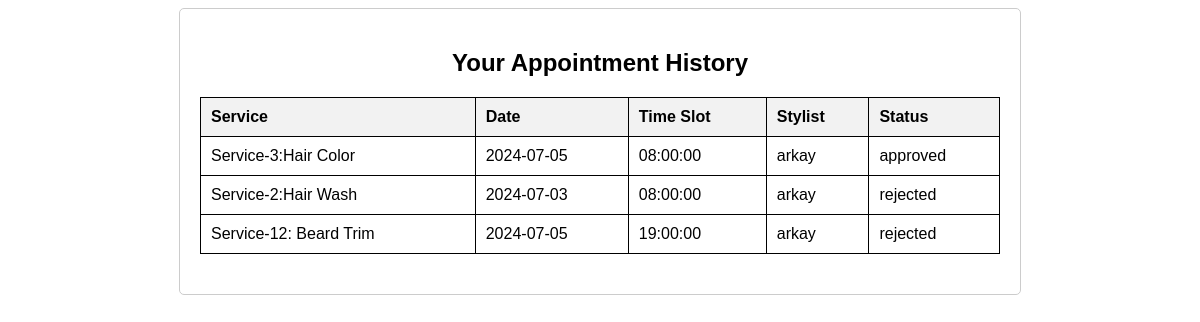
Screenshot of /e_project_saloon_management/barber-shop-template/user_appointment_history.php (signed in) with the database file from the repository.
### tables this page shows
CREATE TABLE `appointments` (
  `id` int(11) NOT NULL,
  `user_id` int(11) DEFAULT NULL,
  `user_name` varchar(100) NOT NULL,
  `stylist_id` int(11) NOT NULL,
  `user_email` varchar(100) NOT NULL,
  `service_id` varchar(255) NOT NULL,
  `appointment_date` date NOT NULL,
  `time_slot_id` int(11) DEFAULT NULL,
  `status` enum('pending','approved','rejected') DEFAULT 'pending'
);

CREATE TABLE `services` (
  `id` int(11) NOT NULL,
  `service_name` varchar(255) NOT NULL,
  `price` decimal(10,2) NOT NULL,
  `description` text DEFAULT NULL,
  `created_at` timestamp NOT NULL DEFAULT current_timestamp()
);

CREATE TABLE `time_slots` (
  `id` int(11) NOT NULL,
  `slot_time` time NOT NULL
);

CREATE TABLE `users` (
  `id` int(11) NOT NULL,
  `user_name` varchar(50) NOT NULL,
  `user_email` varchar(100) NOT NULL,
  `role` enum('admin','user','receptionist','stylist') NOT NULL,
  `user_password` varchar(400) NOT NULL,
  `created_at` timestamp NOT NULL DEFAULT current_timestamp(),
  `contact_info` varchar(255) DEFAULT NULL,
  `work_schedule` text DEFAULT NULL,
  `commission_rate` decimal(5,2) DEFAULT NULL
);

### e_project_saloon_management/barber-shop-template/user_appointment_history.php (the view, shortened to what this page needs)
<?php
include('../admin_panel/db_connection.php');
$user_id = $_SESSION['id'];
$appointments_query = "
    SELECT
        a.id,
        a.service_id,
        s.service_name,
        a.appointment_date,
        t.slot_time,
        a.status,
        u.user_name AS stylist_name
    FROM appointments a
    JOIN time_slots t ON a.time_slot_id = t.id
    JOIN services s ON a.service_id = s.id
    JOIN users u ON a.stylist_id = u.id
    WHERE a.user_id = $user_id";
$appointments_result = $conn->query($appointments_query);
?>
<!DOCTYPE html>
<html>
<head>
</head>
<body>
<div class="container">
    <h2>Your Appointment History</h2>
    <?php if ($appointments_result->num_rows > 0) { ?>
        <table>
            <tr>
                <th>Service</th>
                <th>Date</th>
                <th>Time Slot</th>
                <th>Stylist</th>
                <th>Status</th>
            </tr>
            <?php while ($appointment = $appointments_result->fetch_assoc()) { ?>
            <tr>
                <td><?= htmlspecialchars($appointment['service_name']) ?></td>
                <td><?= htmlspecialchars($appointment['appointment_date']) ?></td>
                <td><?= htmlspecialchars($appointment['slot_time']) ?></td>
                <td><?= htmlspecialchars($appointment['stylist_name']) ?></td>
                <td><?= htmlspecialchars($appointment['status']) ?></td>
            </tr>
            <?php } ?>
        </table>
    <?php } else { ?>
        <p>You don't have any appointment history.</p>
    <?php } ?>
</div>
</body>
</html>

### e_project_saloon_management/barber-shop-template/user_appointment_history.php (style rules this page uses)
body { font-family: Arial, sans-serif; }
.container { max-width: 800px; margin: auto; padding: 20px; border: 1px solid #ccc; border-radius: 5px; }
h2 { text-align: center; }
table { width: 100%; border-collapse: collapse; margin-bottom: 20px; }
table, th, td { border: 1px solid black; }
th, td { padding: 10px; text-align: left; }
th { background-color: #f2f2f2; }

### rows the page displays
appointments: service.service_name "Service-3:Hair Color", appointment_date "2024-07-05", time_slot.slot_time "08:00:00", users.user_name "arkay", status "approved"
appointments: service.service_name "Service-2:Hair Wash", appointment_date "2024-07-03", time_slot.slot_time "08:00:00", users.user_name "arkay", status "rejected"
appointments: service.service_name "Service-12: Beard Trim", appointment_date "2024-07-05", time_slot.slot_time "19:00:00", users.user_name "arkay", status "rejected"
